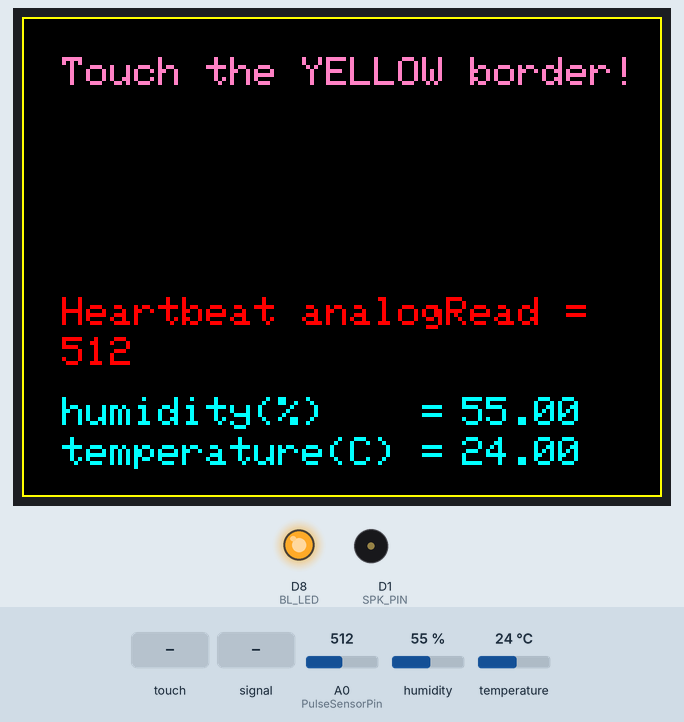
Bench run of a sketch on a simulated ESP8266 (NodeMCU). On the bench: 320×240 colour display, output pins drawn as LEDs (lit = HIGH), buzzer (waves = sounding). The test bench sets the inputs (shaded band); at power-on: humidity 55 %, A0 (PulseSensorPin) = 512, temperature 24 °C. What the sketch prints to the serial monitor is not drawn.

Above: at 1.4 s.
1.5 s: touch panel pressed at 13 % / 10 % of its raw x / y range
At 3.0 s:
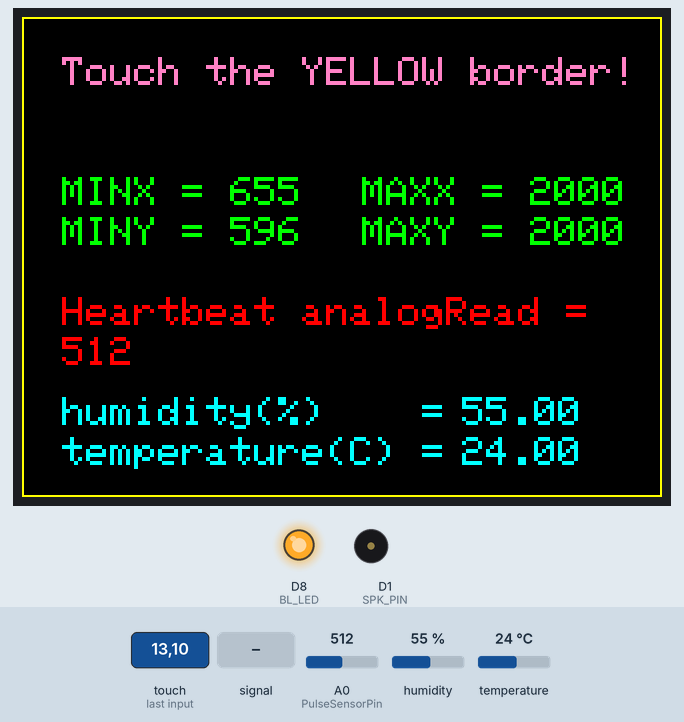
3.3 s: A0 (PulseSensorPin) fed a 200 Hz sine of ±81 counts around its level
At 4.73 s:
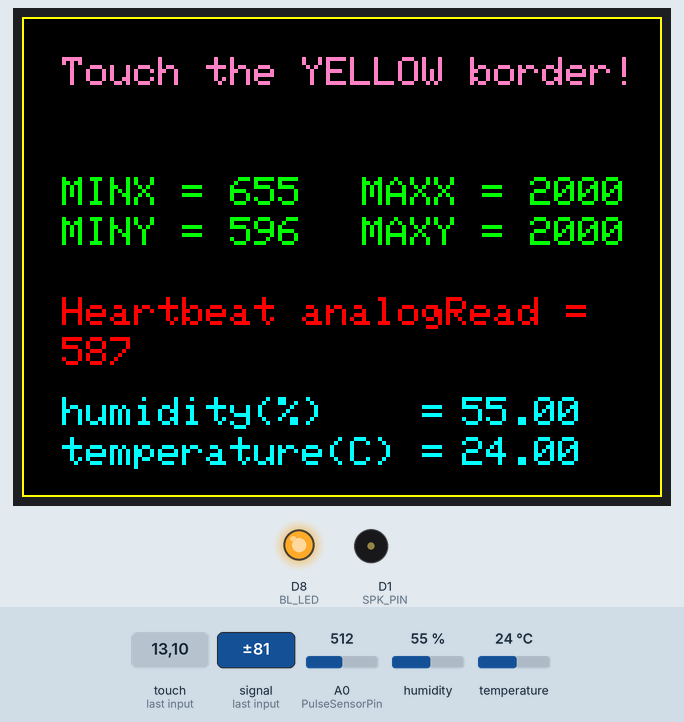
4.8 s: touch panel pressed at 38 % / 10 % of its raw x / y range
At 5.05 s:
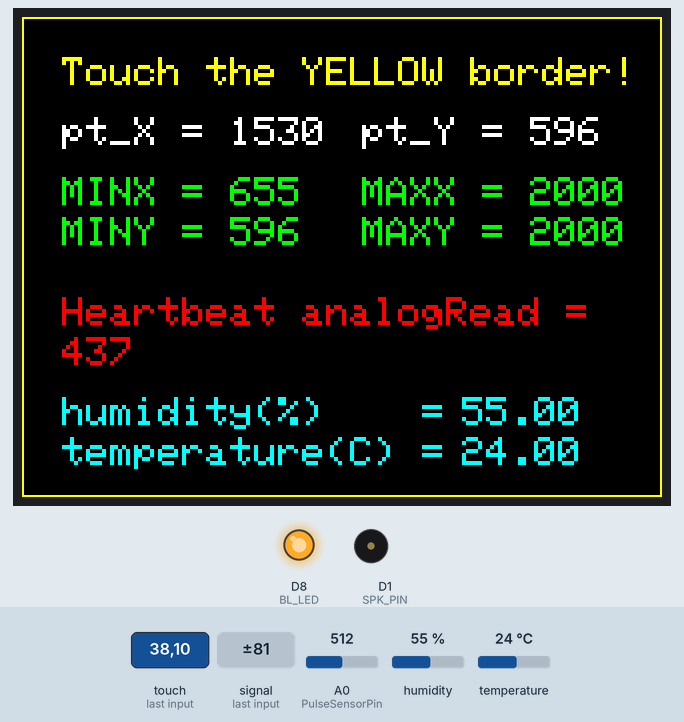
6.3 s: humidity set to 22 %
At 6.57 s:
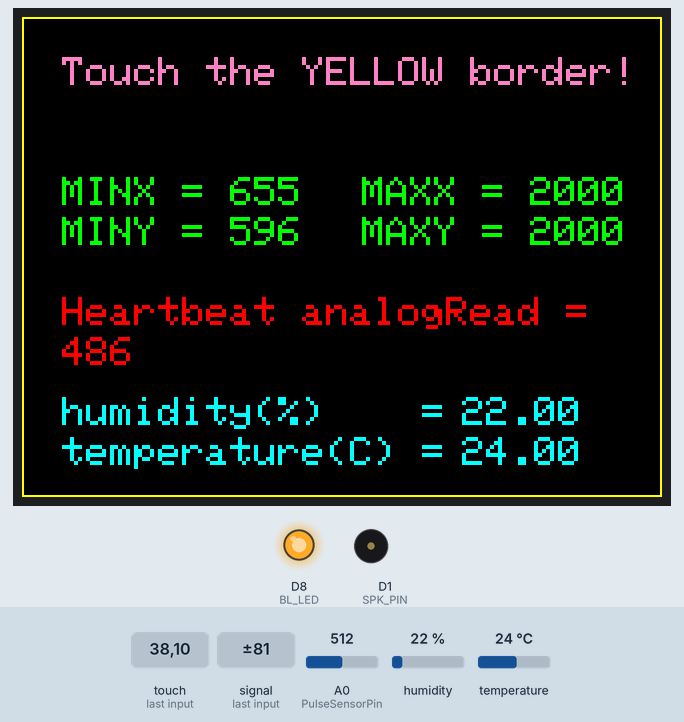
7.9 s: A0 (PulseSensorPin) set to 716
At 9.0 s:
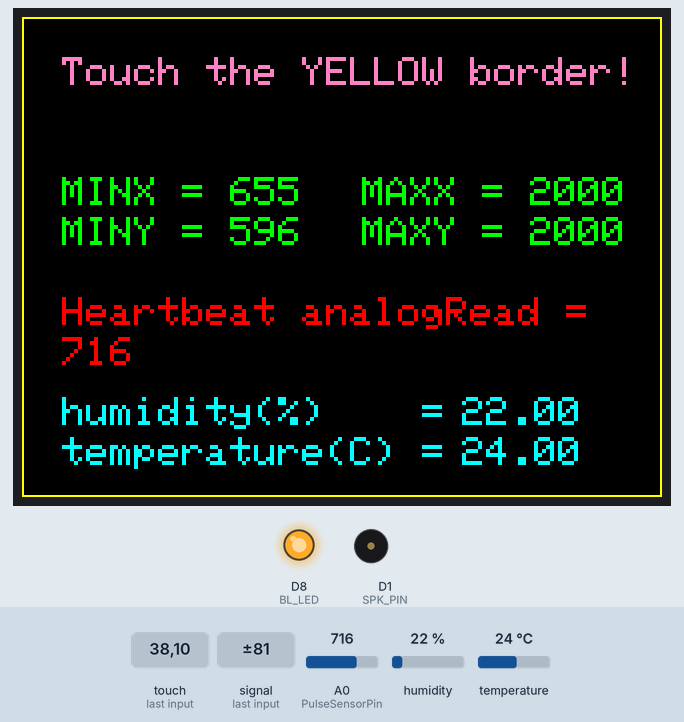
9.4 s: temperature set to 12 °C
At 10.2 s:
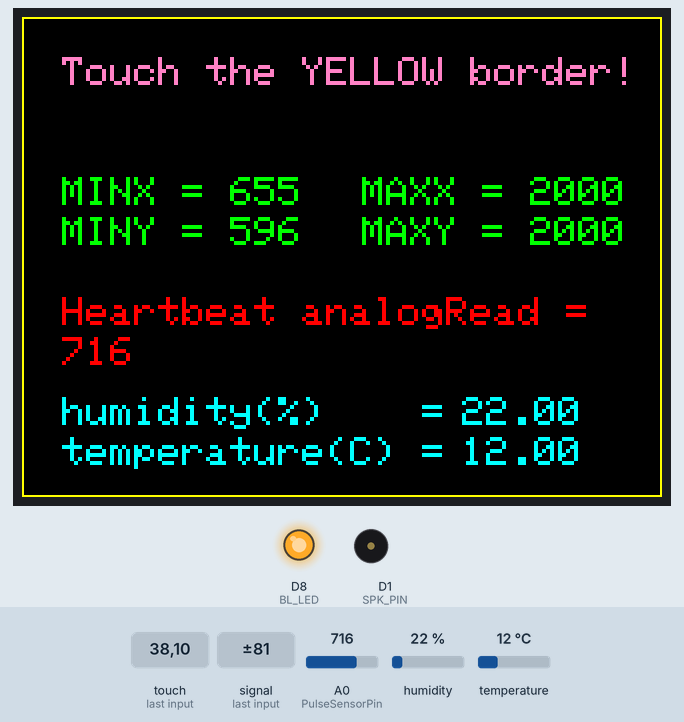
Timing chart, 0 to 11.9 s (numbered marks = the images above; inputs shaded):
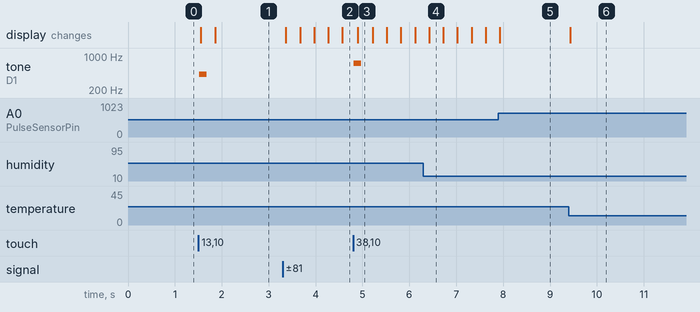

Measured:
- after the input at 1.5 s, tone on D1 (SPK_PIN): silent → 417 Hz at once, → silent 0.16 s later; the display: first changes after 0.05 s (image 1 shows a later state)
- after the input at 3.3 s, the display: first changes after 0.07 s (image 2 shows a later state)
- after the input at 4.8 s, tone on D1 (SPK_PIN): silent → 708 Hz at once, → silent 0.16 s later
- after the input at 9.4 s, the display: changes at once (image 6)

The sketch:

hardware_testing_ESP8266.ino
```cpp
#include <Arduino.h>
#include <SPI.h>
#include <Wire.h>
#include "Adafruit_GFX.h"
#include "Adafruit_ILI9341.h"
#include "XPT2046_Touchscreen.h"
#include "DHTesp.h"
#include <ESP8266WiFi.h>
#include <WiFiClient.h>
#include <ESP8266WebServer.h>

// Touchscreen
#define TOUCH_CS_PIN D3
#define TOUCH_IRQ_PIN D2
static uint8_t SD3 = 10;
#define TFT_CS SD3
#define TFT_DC D4
#define BL_LED D8

boolean pressed = false;
TS_Point touch_point;
XPT2046_Touchscreen ts(TOUCH_CS_PIN);
Adafruit_ILI9341 tft = Adafruit_ILI9341(TFT_CS, TFT_DC);

// Calibration
// MINX=318 MINY=203
// MAXX=3951 MAXY=3859
int TS_MINX = 2000;
int TS_MINY = 2000;
int TS_MAXX = 2000;
int TS_MAXY = 2000;

// width/height of the display when rotated horizontally
#define TFT_WIDTH    320
#define TFT_HEIGHT   240
#define SCOPE_WIDTH  320
#define SCOPE_HEIGHT 180
#define DATA_POINTS   40

/*** I/O devices ***/
// tone  >turn-on: D1  >turn-off: -1
#define SPK_PIN D1
//#define SPK_PIN -1

// Heart beat
int PulseSensorPin = A0;

// DHT
#define DHTPIN D0      // what pin we're connected to
#define DHTTYPE DHT11  // DHT 11
DHTesp dht;

// WIFI
/* Set these to your desired credentials. */
const char *ssid = "ESP8266_ap";
const char *password = "ntuee2019";

ESP8266WebServer server(80);

/* Just a little test message.  Go to http://192.168.4.1 in a web browser
   connected to this access point to see it. */
void handleRoot() {
  server.send(200, "text/html", "<h1>You are connected to this ESP8266!</h1>");
}

// Function for Calibration
void updateMinMax(TS_Point pt) {
  if (pt.x < TS_MINX) TS_MINX = pt.x;
  if (pt.y < TS_MINY) TS_MINY = pt.y;
  if (pt.x > TS_MAXX) TS_MAXX = pt.x;
  if (pt.y > TS_MAXY) TS_MAXY = pt.y;
}

void sensor_display() {
  tft.setTextColor(ILI9341_RED);
  tft.setCursor(20, 140);
  tft.print("Heartbeat analogRead =");
  tft.fillRect(20, 160, 48, 16, ILI9341_BLACK);
  tft.setCursor(20, 160);
  tft.print(analogRead(PulseSensorPin));

  float humidity = dht.getHumidity();
  float temperature = dht.getTemperature();

  // "nan == nan" returns false, therefore we can avoid displaying nan.
  if (humidity == humidity) {
    tft.setTextColor(ILI9341_CYAN);
    tft.setCursor(20, 190);
    tft.print("humidity(\%)    =");
    tft.fillRect(220, 190, 48, 16, ILI9341_BLACK);
    tft.setCursor(220, 190);
    tft.print(humidity);

    tft.setCursor(20, 210);
    tft.print("temperature(C) =");
    tft.fillRect(220, 210, 48, 16, ILI9341_BLACK);
    tft.setCursor(220, 210);
    tft.print(temperature);

    Serial.print(dht.getStatusString());
    Serial.print("\t");
    Serial.print(humidity, 1);
    Serial.print("\t\t");
    Serial.print(temperature, 1);
    Serial.print("\t\t");
    Serial.print(dht.toFahrenheit(temperature), 1);
    Serial.print("\t\t");
    Serial.print(dht.computeHeatIndex(temperature, humidity, false), 1);
    Serial.print("\t\t");
    Serial.println(dht.computeHeatIndex(dht.toFahrenheit(temperature), humidity, true), 1);
  }
  delay(20);
}

void setup() {
  pinMode(BL_LED, OUTPUT);
  pinMode(SPK_PIN,OUTPUT);
  digitalWrite(BL_LED, HIGH);
  dht.setup(DHTPIN, DHTesp::DHTTYPE); // Connect DHT sensor

  Serial.begin(38400);
  tft.begin();
  tft.setRotation(3);
  tft.setTextSize(2);
  tft.fillScreen(ILI9341_BLACK);
  tft.drawRect(0, 0, 320, 240, ILI9341_YELLOW);
  tft.setTextColor(ILI9341_PINK);
  tft.setCursor(20, 20);
  tft.print("Touch the YELLOW border!");
  ts.begin();

  while (!Serial && (millis() <= 1000));
  Serial.println();
  Serial.print("Configuring access point...");
  /* You can remove the password parameter if you want the AP to be open. */
  WiFi.softAP(ssid, password);

  IPAddress myIP = WiFi.softAPIP();
  Serial.print("AP IP address: ");
  Serial.println(myIP);
  server.on("/", handleRoot);
  server.begin();
  Serial.println("HTTP server started");
}

void loop() {
  if (ts.touched()) {
    touch_point = ts.getPoint();
    updateMinMax(touch_point);
    tone(SPK_PIN, (touch_point.x + touch_point.y)/3 );

    tft.setTextColor(ILI9341_WHITE);
    tft.setCursor(20, 50);
    tft.print("pt_X = ");
    tft.fillRect(20 + 84, 50, 48, 16, ILI9341_BLACK);
    tft.print(touch_point.x);

    tft.setCursor(170, 50);
    tft.print("pt_Y = ");
    tft.fillRect(170 + 84, 50, 48, 16, ILI9341_BLACK);
    tft.print(touch_point.y);

    tft.setTextColor(ILI9341_GREEN);
    tft.setCursor(20, 80);
    tft.fillRect(20 + 84, 80, 48, 16, ILI9341_BLACK);
    tft.print("MINX = ");
    tft.print(TS_MINX);

    tft.setCursor(170, 80);
    tft.fillRect(170 + 84, 80, 48, 16, ILI9341_BLACK);
    tft.print("MAXX = ");
    tft.print(TS_MAXX);

    tft.setCursor(20, 100);
    tft.fillRect(20 + 84, 100, 48, 16, ILI9341_BLACK);
    tft.print("MINY = ");
    tft.print(TS_MINY);

    tft.setCursor(170, 100);
    tft.fillRect(170 + 84, 100, 48, 16, ILI9341_BLACK);
    tft.print("MAXY = ");
    tft.print(TS_MAXY);

    Serial.print(" x = ");
    Serial.print(touch_point.x);
    Serial.print(", y = ");
    Serial.println(touch_point.y);

    if (!pressed){
      pressed = true;
      tft.setTextColor(ILI9341_YELLOW);
      tft.setCursor(20, 20);
      tft.print("Touch the YELLOW border!");
    }
  }
  else if (pressed){
    pressed = false;
    noTone(SPK_PIN);
    tft.fillRect(20, 50, 290, 16, ILI9341_BLACK);

    tft.setTextColor(ILI9341_PINK);
    tft.setCursor(20, 20);
    tft.print("Touch the YELLOW border!");
  }

  server.handleClient();
  sensor_display();
}
```
